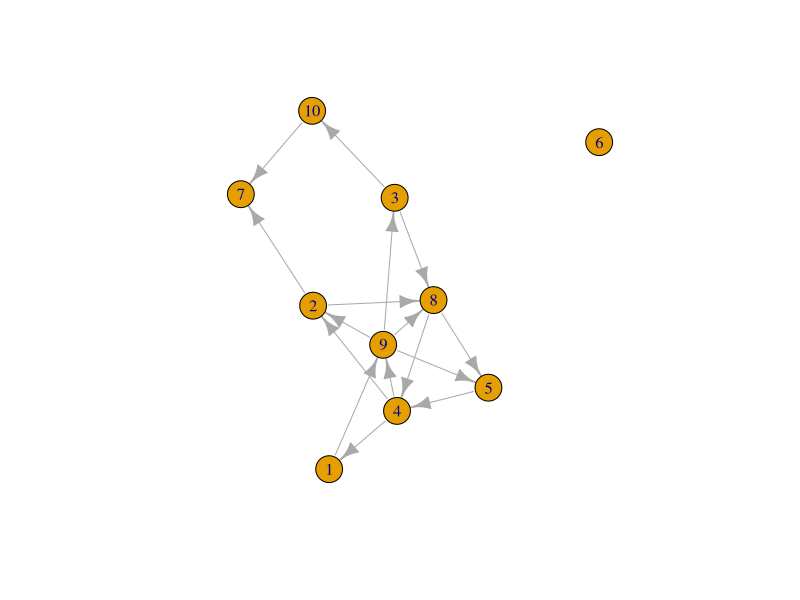
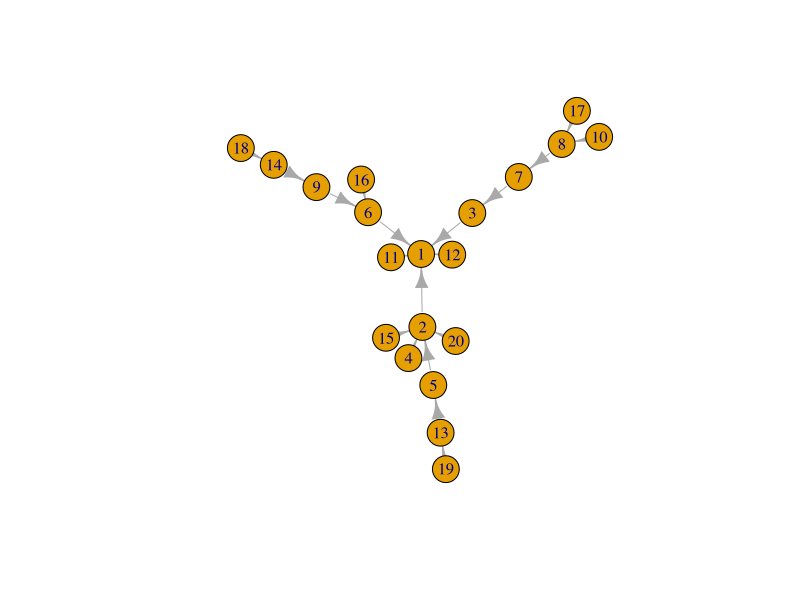

The R source for these figures, in order: (Note: this script raises an error after producing the figures.)
library(igraph)
library(tidyverse)

seed = 33100

irg <- erdos.renyi.game(n = 10, p.or.m = .2, type = "gnp", directed = TRUE)

plot(irg)

degree_distribution(irg)

bag <- sample_pa(n = 20, algorithm = "psumtree-multiple")

plot(bag)

get.edge.attribute(bag)

as_data_frame(bag)

bag_df <- igraph::as_data_frame(bag) %>% rename(to = "from", from = "to") %>% select(from, to) %>%
  mutate(lag = rbinom(length(from), 1, 0.5))

bag_02 <-graph_from_data_frame(bag_df) 

plot(bag_02)


## Lets say I want a data frame, with random, non-autocorrelated true abundances.
## Each variable has a mean which draws from a gamma distribution. 
# Then we add a normal distribution on top of that.

library(lubridate)

dateVec <- seq(from = as_date("1983-March-20"), by = "month", length.out = 1000)

sin(c(1:3 * pi))

make_microbe_series <- function(n, base = rgamma(1, 5), base_weight = 1,
                                ac_weight = 100,
                                neighbor_vec = NULL, lag = 0, neighbor_weight = 0,
                                season_lag = runif(1, 0, 11), season_weight = 0,
                                sd = 0.1){
  mts = rep(NA, length.out = n)
  if(is.null(neighbor_vec)){
    neighbor_vec = rep(0, n)
    neighbor_weight = 0
  }
  
  season_vec = sin((season_lag + 0:n-1) * 2 * pi / 12)
  
  if(!(lag %in% c(0,1))){stop("lag must be 0 or 1")}
  ## first element only
  mts[1] = (
    base * base_weight + # base value
      neighbor_vec[1] * neighbor_weight # somewhere between the value of base and the value of the connected vector -- we ignore the time lag for this step
    ) /(base_weight + neighbor_weight) + # normalize to weights
    season_vec[1] * season_weight + 
    rnorm(1, 0, sd) # add random noise
  if(mts[1] < 0){mts[1] = 0} # if the answer is less than zero, make it zero
  
  ## second through last element
  for(iter in 2:n){
    mts[iter] = (
      ## each value is the sum of several components
      base * base_weight + #base is the starting value, but also a value towards wich things trend 
        mts[iter - 1] * ac_weight+ # autocorrelation influence, the values tend to be similar to the values before and after 
        neighbor_vec[iter - lag] * neighbor_weight + # the value of the neighboring vector
        0 # placeholder, can delete
    )/(base_weight + ac_weight + neighbor_weight) + # divide by weights
      season_vec[iter] * season_weight + # this one goes outside of the expression above because its added to everything else
      rnorm(1, 0, sd) # finally, add some random noise on top of everything with a specified sd = standard deviation
    if(mts[iter] < 0){mts[iter] = 0} # if the value is below zero, just make it zero
  }
  #mts[mts < 0] <- 0
  mts
}

set.seed(seed)
everyonesNeighbor <- make_microbe_series(100, 5, base_weight = 1 , ac_weight = 2, season_weight = 0.01) 
everyonesNeighbor%>% plot(type = "l")

# additional challenges: unevenly spaced vectors

##Lets explore this parameter space...

paramSpace <- expand_grid(
  base = c(0, 0.1, 0.5, 1, 2, 5),
  ac_weight = c(0, 1, 10, 100),
  neighbor_weight = c(0, 1, 10, 100),
  season_weight = c(0, 0.001, 0.01, 0.1, 1),
  sd = c(0, 0.001, 0.1, 1, 5, 10),
  rep = 1:10
)


mms_wrap <- function(base, ac_weight, neighbor_weight, season_weight, sd, rep){
  series <- make_microbe_series(n = 100, base = base, base_weight = 1, 
                      ac_weight = ac_weight,
                      neighbor_vec = everyonesNeighbor, lag = 0, neighbor_weight = neighbor_weight,
                      season_lag = 0, season_weight = season_weight,
                      sd = sd)
  
  tibble(n = 1:100, series = series)
}


paramSeries <- paramSpace %>%
  mutate(series = pmap(., mms_wrap))

paramSeries <- paramSeries %>% unnest(cols = c(series))

paramSeries %>% filter(base %in% c(0, 1, 5),neighbor_weight == 0, season_weight == 0, sd == 1, rep <=5) %>%
  ggplot(aes(x = n, y = series, group = rep)) + geom_path() +
  facet_grid(base ~ac_weight , scales = "free")

paramSeries %>% filter(base %in% c(5), neighbor_weight == 0, sd == 1, rep <=5) %>%
  ggplot(aes(x = n, y = series, group = rep)) + geom_path() +
  facet_grid(ac_weight ~season_weight )

wnp <- paramSeries %>% filter(base %in% c(5), season_weight == 0.1, sd == .1, rep <=5) %>%
  ggplot(aes(x = n, y = series, group = rep)) + geom_path() +
  facet_grid(ac_weight~neighbor_weight, scales = "free") 

enp <- tibble(n = 1:100, series = everyonesNeighbor) %>% ggplot(aes(x = n, y = series)) + geom_path() + theme(plot.margin = unit(c(2, 0, 2, 0), "in"))

cowplot::plot_grid(enp, wnp, rel_widths = c(1,2))

